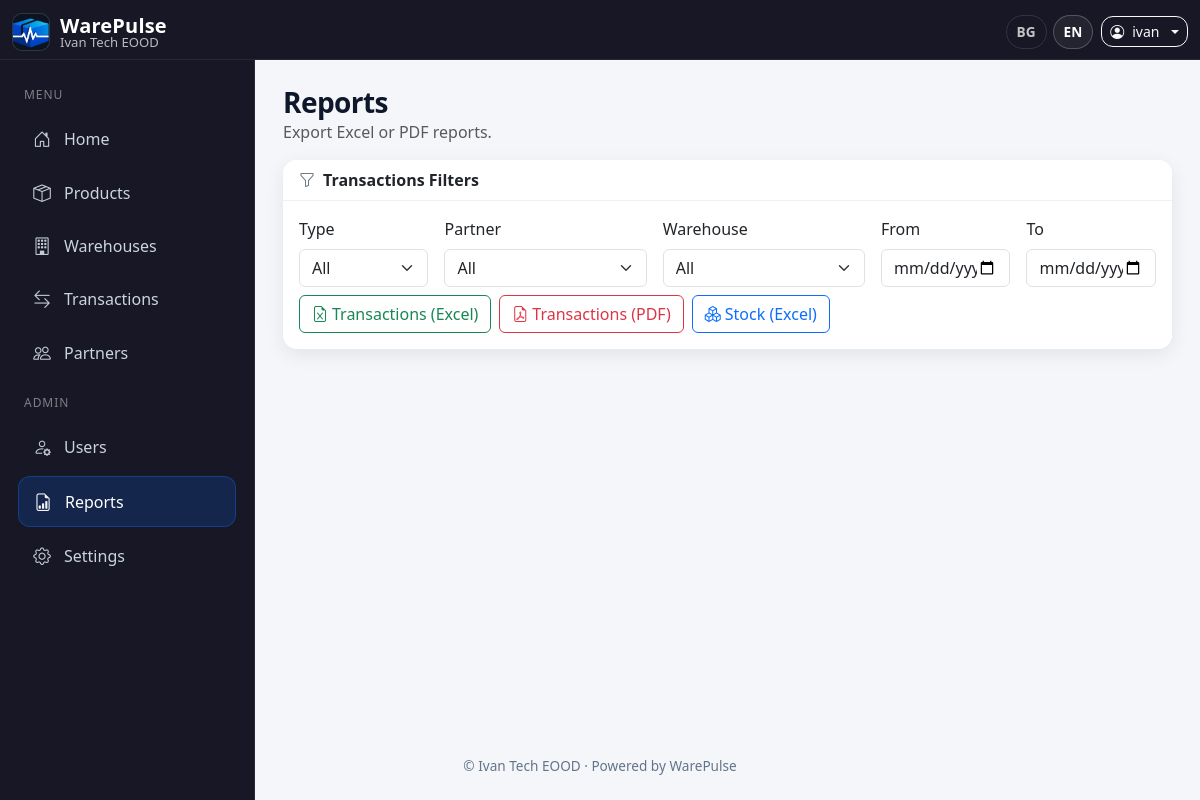
Page /reports/ (signed in) on the committed database.
### inventory/models.py (models this page shows, shortened)
class AppConfig(db.Model):
    __tablename__ = "app_config"
    id = db.Column(db.Integer, primary_key=True)
    owner_id = db.Column(db.Integer, db.ForeignKey("user.id"), nullable=False, unique=True)
    company_name = db.Column(db.String(120), default="My Company")
    logo_path = db.Column(db.String(200))
    notifications_enabled = db.Column(db.Boolean, default=True)
    low_stock_threshold = db.Column(db.Integer, default=5)
    default_language = db.Column(db.String(10), default="en")
    currency = db.Column(db.String(10), default="EUR")

class User(db.Model, UserMixin):
    __tablename__ = "user"
    id = db.Column(db.Integer, primary_key=True)
    username = db.Column(db.String(150), nullable=False, unique=True)
    email = db.Column(db.String(150), nullable=False, unique=True)
    password = db.Column(db.String(200), nullable=False)
    role = db.Column(db.String(50), nullable=False, default="User")
    created_by_id = db.Column(db.Integer, db.ForeignKey("user.id"), nullable=True)
    login_count = db.Column(db.Integer, default=0, nullable=False)
    last_login_ip = db.Column(db.String(64), nullable=True)
    last_login_country = db.Column(db.String(100), nullable=True)
    last_login_at = db.Column(db.DateTime, nullable=True)
    last_login_user_agent = db.Column(db.String(255), nullable=True)
    force_password_change = db.Column(db.Boolean, default=False, nullable=False)
    password_changed_at = db.Column(db.DateTime, nullable=True)
    company_name = db.Column(db.String(150), nullable=True)
    created_by = db.relationship("User", remote_side=[id], backref="created_users")
    transactions = db.relationship("Transaction", back_populates="user")
    login_events = db.relationship(
        "LoginEvent",
        back_populates="user",
        cascade="all, delete-orphan",
        order_by="desc(LoginEvent.logged_in_at)",
    )

### inventory/routes/reports.py (the view)
@bp.route("/", methods=["GET"])
@login_required
@roles_required("Admin / Owner", "Warehouse Manager", "Developer")
def reports_home():
    owner_id = _get_owner_id()
    partners = Partner.query.order_by(Partner.name.asc())
    warehouses = Warehouse.query.order_by(Warehouse.name.asc())
    if owner_id is not None:
        partners = partners.filter_by(owner_id=owner_id)
        warehouses = warehouses.filter_by(owner_id=owner_id)
    return render_template(
        "reports.html",
        partners=partners.all(),
        warehouses=warehouses.all(),
    )

### inventory/routes/reports.py (called while the page is built)
def _get_owner_id():
    if current_user.role == "Developer":
        return None
    if current_user.role == "Admin / Owner":
        return current_user.id
    return current_user.created_by_id

### inventory/utils/translations.py (called while the page is built)
def load_translations(lang, app):
    path = os.path.join('translations', f'{lang}.json')
    if not os.path.exists(path):
        path = os.path.join('translations', f"{app.config['DEFAULT_LANG']}.json")
    with open(path, 'r', encoding='utf-8') as f:
        return json.load(f)

def set_language(app):
    lang = request.args.get('lang')
    if lang and lang in app.config['LANGUAGES']:
        session['lang'] = lang
    elif 'lang' not in session:
        session['lang'] = app.config['DEFAULT_LANG']
    g.lang = session['lang']
    g.translations = load_translations(g.lang, app)

def _(key):
    try:
        return g.translations.get(key, key)
    except Exception:
        return key

### inventory/templates/reports.html (shortened to what this page needs)
{% extends "base.html" %}
{% block content %}
<div class="d-flex justify-content-between align-items-start mb-3">
  <div>
    <h3 class="fw-bold mb-0">{{ _("Reports") }}</h3>
    <div class="text-muted">{{ _("Export Excel or PDF reports.") }}</div>
  </div>
</div>
<div class="card mb-4">
  <div class="card-header bg-white fw-semibold">
    <i class="bi bi-funnel me-2 text-secondary"></i>{{ _("Transactions Filters") }}
  </div>
  <div class="card-body">
    <form method="GET" class="row g-3 align-items-end">
      <div class="col-md-2">
        <label class="form-label">{{ _("Type") }}</label>
        <select name="type" class="form-select">
          <option value="">{{ _("All") }}</option>
        </select>
      </div>
      <div class="col-md-3">
        <label class="form-label">{{ _("Partner") }}</label>
        <select name="partner_id" class="form-select">
          <option value="">{{ _("All") }}</option>
        </select>
      </div>
      <div class="col-md-3">
        <label class="form-label">{{ _("Warehouse") }}</label>
        <select name="warehouse_id" class="form-select">
          <option value="">{{ _("All") }}</option>
        </select>
      </div>
      <div class="col-md-2">
        <label class="form-label">{{ _("From") }}</label>
        <input type="date" name="from" class="form-control">
      </div>
      <div class="col-md-2">
        <label class="form-label">{{ _("To") }}</label>
        <input type="date" name="to" class="form-control">
      </div>
      <div class="col-12 d-flex gap-2 flex-wrap mt-2">
        <a class="btn btn-outline-success"
           href="{{ url_for('reports.transactions_xlsx', **request.args) }}">
          <i class="bi bi-file-earmark-excel me-1"></i>{{ _("Transactions (Excel)") }}
        </a>
        <a class="btn btn-outline-danger"
           href="{{ url_for('reports.transactions_pdf', **request.args) }}">
          <i class="bi bi-file-earmark-pdf me-1"></i>{{ _("Transactions (PDF)") }}
        </a>
        <a class="btn btn-outline-primary"
           href="{{ url_for('reports.stock_xlsx') }}">
          <i class="bi bi-boxes me-1"></i>{{ _("Stock (Excel)") }}
        </a>
      </div>
    </form>
  </div>
</div>
{% endblock %}

### inventory/templates/base.html (shortened to what this page needs)
<!DOCTYPE html>
<html lang="{{ g.lang or 'en' }}">
<head>
  <link href="https://cdn.jsdelivr.net/npm/bootstrap@5.3.2/dist/css/bootstrap.min.css" rel="stylesheet" />
  <link href="https://cdn.jsdelivr.net/npm/bootstrap-icons@1.11.3/font/bootstrap-icons.css" rel="stylesheet" />
</head>
<body>
<nav class="navbar navbar-dark topbar fixed-top">
  <div class="container-fluid">
    <a class="navbar-brand brand"
       href="{% if current_user.is_authenticated %}
                {% if current_user.role == 'Developer' %}
                  {{ url_for('users.developer_dashboard') }}
                {% else %}
                  {{ url_for('main.index') }}
                {% endif %}
              {% else %}
                {{ url_for('main.landing') }}
              {% endif %}">
      <img src="{{ url_for('static', filename='warepulse-logo.png') }}" alt="WarePulse Logo" />
      <div class="d-flex flex-column">
        <span class="name">WarePulse</span>
        <span class="company">{{ g.app_config.company_name if g.app_config else '' }}</span>
      </div>
    </a>
    <div class="ms-auto d-flex align-items-center gap-2 top-actions">
<div class="lang-pill d-none d-sm-flex align-items-center">
  <a href="?lang=bg" class="{% if g.lang=='bg' %}active{% endif %}">BG</a>
  <a href="?lang=en" class="{% if g.lang=='en' %}active{% endif %}">EN</a>
</div>
      {% if current_user.is_authenticated %}
        <div class="dropdown">
          <a class="btn btn-outline-light btn-sm dropdown-toggle d-flex align-items-center gap-2"
             href="#" id="userDropdown" data-bs-toggle="dropdown" aria-expanded="false">
            <i class="bi bi-person-circle"></i>
            <span class="d-none d-sm-inline">{{ current_user.username }}</span>
          </a>
        </div>
      {% else %}
        <a class="btn btn-outline-light btn-sm" href="{{ url_for('auth.login') }}">{{ _('Login') }}</a>
        <a class="btn btn-primary btn-sm" href="{{ url_for('auth.register_admin') }}">{{ _('Register') }}</a>
      {% endif %}
    </div>
  </div>
</nav>
{% if current_user.is_authenticated and current_user.role != 'Developer' %}
  <aside id="sidebar" class="sidebar">
    <div class="nav-group-label">{{ _('Menu') }}</div>
    <a href="{{ url_for('main.index') }}"
       class="side-link {% if request.endpoint == 'main.index' %}active{% endif %}">
      <i class="bi bi-house-door"></i> {{ _('Home') }}
    </a>
    <a href="{{ url_for('products.products') }}"
       class="side-link {% if request.endpoint and request.endpoint.startswith('products.') %}active{% endif %}">
      <i class="bi bi-box-seam"></i> {{ _('Products') }}
    </a>
    <a href="{{ url_for('warehouses.warehouses') }}"
       class="side-link {% if request.endpoint and request.endpoint.startswith('warehouses.') %}active{% endif %}">
      <i class="bi bi-building"></i> {{ _('Warehouses') }}
    </a>
    <a href="{{ url_for('transactions.transactions') }}"
       class="side-link {% if request.endpoint and request.endpoint.startswith('transactions.') %}active{% endif %}">
      <i class="bi bi-arrow-left-right"></i> {{ _('Transactions') }}
    </a>
    <a href="{{ url_for('partners.partners') }}"
       class="side-link {% if request.endpoint and request.endpoint.startswith('partners.') %}active{% endif %}">
      <i class="bi bi-people"></i> {{ _('Partners') }}
    </a>
    {% if current_user.role == 'Admin / Owner' %}
      <div class="nav-group-label">{{ _('Admin') }}</div>
      <a href="{{ url_for('users.users') }}"
         class="side-link {% if request.endpoint and request.endpoint.startswith('users.') %}active{% endif %}">
        <i class="bi bi-person-gear"></i> {{ _('Users') }}
      </a>
      <a href="{{ url_for('reports.reports_home') }}"
         class="side-link {% if request.endpoint and request.endpoint.startswith('reports.') %}active{% endif %}">
        <i class="bi bi-file-earmark-bar-graph"></i> {{ _('Reports') }}
      </a>
      <a href="{{ url_for('settings.settings') }}"
         class="side-link {% if request.endpoint and request.endpoint.startswith('settings.') %}active{% endif %}">
        <i class="bi bi-gear"></i> {{ _('Settings') }}
      </a>
    {% endif %}
  </aside>
{% endif %}
<div class="content-wrap">
  <main class="main-content">
    {% block content %}{% endblock %}
  </main>
  <footer class="footer text-center">
    <div class="container">
      {% set company = g.app_config.company_name if g.app_config else '' %}
      © {{ company }} · Powered by WarePulse
    </div>
  </footer>
</div>
</body>
</html>

### inventory/templates/base.html (style rules this page uses)
:root { --sidebar-width: 255px; --bg: #f4f6f9; --surface: #ffffff; --topbar: #171725; --sidebar: #171725; --sidebar-border: rgba(255,255,255,0.08); --text: #0f172a; --muted: #64748b; --link: #cbd5e1; --link-hover: #ffffff; --link-active-bg: rgba(13, 110, 253, 0.18); --primary: #0d6efd; --shadow: 0 0.35rem 1.2rem rgba(15, 23, 42, 0.08); --radius: 14px; }
body { background: var(--bg); color: var(--text); font-family: system-ui, -apple-system, "Segoe UI", Roboto, "Helvetica Neue", Arial, "Noto Sans", "Apple Color Emoji","Segoe UI Emoji"; margin: 0; }
.topbar { background: var(--topbar); border-bottom: 1px solid rgba(255,255,255,0.08); height: 60px; }
.brand { text-decoration: none; display: flex; align-items: center; gap: 10px; min-width: 220px; }
.brand img { height: 38px; width: 38px; border-radius: 10px; object-fit: cover; background: rgba(255,255,255,0.06); border: 1px solid rgba(255,255,255,0.08); }
.brand .name { color: #fff; font-weight: 750; letter-spacing: 0.2px; line-height: 1.05; }
.brand .company { color: rgba(255,255,255,0.7); font-size: 0.82rem; line-height: 1.05; }
.top-actions .btn, .top-actions .dropdown-toggle { border-radius: 12px; }
.lang-pill a { color: rgba(255,255,255,0.75); text-decoration: none; font-weight: 600; font-size: 0.85rem; padding: 6px 10px; border-radius: 999px; border: 1px solid rgba(255,255,255,0.12); margin-left: 6px; }
.lang-pill a.active, .lang-pill a:hover { color: #fff; border-color: rgba(255,255,255,0.22); background: rgba(255,255,255,0.06); }
.sidebar { position: fixed; top: 60px; left: 0; width: var(--sidebar-width); height: calc(100% - 60px); background: var(--sidebar); border-right: 1px solid var(--sidebar-border); padding: 14px 10px; overflow-y: auto; z-index: 2000; transform: translateX(0); transition: transform .25s ease; }
.nav-group-label { color: rgba(255,255,255,0.45); font-size: 0.75rem; letter-spacing: .08em; text-transform: uppercase; padding: 12px 14px 6px; }
.side-link { display: flex; align-items: center; gap: 12px; padding: 11px 14px; margin: 5px 8px; border-radius: 12px; text-decoration: none; color: var(--link); transition: background .15s ease, color .15s ease, transform .05s ease; }
.side-link i { font-size: 1.1rem; width: 20px; text-align: center; opacity: 0.95; }
.side-link.active { background: var(--link-active-bg); color: #fff; border: 1px solid rgba(13,110,253,0.35); }
.content-wrap { margin-top: 60px; min-height: calc(100vh - 60px); display: flex; flex-direction: column; }
.main-content { flex: 1; padding: 22px; transition: margin-left .25s ease; }
@media (min-width: 992px) { .main-content { margin-left: var(--sidebar-width); padding: 26px 28px; } }
.card { border: 0; border-radius: var(--radius); box-shadow: var(--shadow); }
.card-header { border-bottom: 1px solid rgba(15,23,42,0.06); border-top-left-radius: var(--radius) !important; border-top-right-radius: var(--radius) !important; }
.footer { color: var(--muted); font-size: 0.85rem; padding: 16px 0 24px; }
h1, h2, h3 { letter-spacing: -0.02em; }

### rows in the picture
AppConfig: app_config "Ivan Tech EOOD", company_name "Ivan Tech EOOD"
User: username "ivan"

### other values in the picture
form field type "All"
form field partner_id "All"
form field warehouse_id "All"
